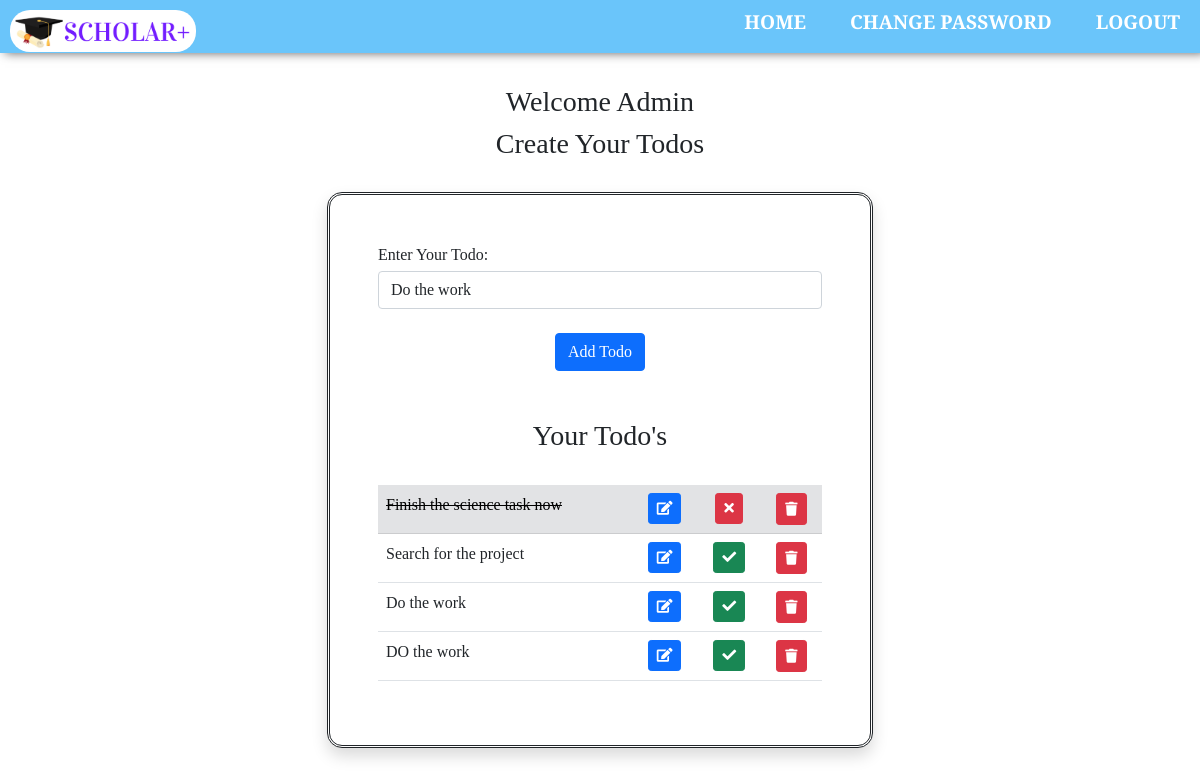
Page /edit/20 (signed in) on the committed database.
### app/models.py (models this page shows, shortened)
class todo_list(models.Model):
    user = models.ForeignKey(User, on_delete=models.CASCADE)
    desc = models.CharField(max_length=200)
    done = models.BooleanField(default=False)

### app/views.py (the view)
# urls.py: path('edit/<todo_id>', views.edit, name="edit"),
def edit(request, todo_id):
    if request.user.is_authenticated:
        if request.method == 'POST':
            user = request.user
            todo = todo_list.objects.get(pk=todo_id, user=user)
            form = Todo_Form(request.POST or None, instance=todo)
            if form.is_valid():
                form.save()
                messages.success(request, ('Todo Has Been Edited!'))
            return redirect('todo')
        else:
            user = request.user
            todo = todo_list.objects.get(pk=todo_id, user=user)
            form = Todo_Form(request.POST or None, instance=todo)
            alllist = todo_list.objects.filter(user=user)
            return render(request, 'todo.html', {'form': form, 'alllist': alllist})

### app/forms.py
class Todo_Form(forms.ModelForm):
    desc = forms.CharField(
        label='Enter Your Todo', widget=forms.TextInput(attrs={'class': 'form-control'}))
    class Meta:
        model = todo_list
        fields = ['desc']

### app/templates/todo.html (shortened to what this page needs)
{% load static %}
<!doctype html>
<html lang="en">
  <head>
    <link rel="stylesheet" href="/static/css/logincss.css">
    <link href="https://cdn.jsdelivr.net/npm/bootstrap@5.1.2/dist/css/bootstrap.min.css" rel="stylesheet">
    <link
      rel="stylesheet"
      href="https://use.fontawesome.com/releases/v5.8.1/css/all.css"
    />
  </head>
  <body>
 <div class="banner">
            <div class="navbar">
                <img src="/static/images/logo.png" class="logo">
                 <ul>
                <li><a href="{% url 'homepage' %}" style="color:white"><b>HOME</b></a></li>
                <li><a href="{% url 'changepassword' %}" style="color:white"><b>CHANGE PASSWORD</b></a></li>
                <li><a href="{% url 'logout' %}" style="color:white"><b>LOGOUT</b></a></li>
                </ul>
            </div>
{% if request.user.is_authenticated %}
<div class="container">
      <div class="row my-3">
        <div class="col-sm-6 offset-sm-3 mt-3">
        <h3 align="center">Welcome {{request.user.username|capfirst}}</h3>
        <h3 align="center">Create Your Todos</h3>
          <br />
{% endif %}
          <form action="" method="post" novalidate class="shadow p-5 mb-5"  style="border-radius:15px ; border-style:solid ; border-style: double; background-color: white" ;>
          {% for fm in form %}
              <div class="form-group mb-4">
              <div class="forlabel mb-1">
              {{fm.label_tag}}</div>{{fm}}
              </div>
            {% endfor %}
            <div class="buttonone mt-1" align="center">
            <input type="submit" value="Add Todo" class="btn btn-primary"/>
            <br />
          </form>
        <div class="newone mt-5">
        <h3 align="center">Your Todo's</h3>
          <br />
          </div>
          {% if alllist %}
          <table class="table table-hover table-light-bordered" >
          {% for todo in alllist %}
          {% if todo.done %}
            <tr class="table-secondary">
              <td class="cross_off">{{  todo.desc  }}</a></td>
              <td><center><a href="{% url 'edit' todo.id %}" class="btn btn-sm btn-primary mr-3"><i class="fas fa-edit"></i></a></center></td>
              <td><center><a href="{% url 'notdone_todo' todo.id %}" class="btn btn-sm btn-danger mr-3"><i class="fa fa-times" aria-hidden="true"></i></a></center></td>
              <td><center><a href= "{% url 'delete' todo.id %}" class="btn btn-sm btn-danger mr-3"><i class="fa fa-trash mx-0 my-1" align="center" aria-hidden="true"></i></a></center></td>
            </tr>
          {% else %}
            <tr>
              <td>{{  todo.desc  }}</a></td>
              <td><center><a href="{% url 'edit' todo.id %}" class="btn btn-sm btn-primary mr-3"><i class="fas fa-edit"></i></a></center></td>
              <td><center><a href="{% url 'done_todo' todo.id %}" class="btn btn-sm btn-success mr-3"><i class="fa fa-check" aria-hidden="true"></i></a></center></td>
              <td><center><a href= "{% url 'delete' todo.id %}" class="btn btn-sm btn-danger mr-3"><i class="fa fa-trash mx-0 my-1" align="center" aria-hidden="true"></i></a></center></td>
            </tr>
          {% endif %}
          {% endfor %}
          </table>
          {% endif %}
          </div>
          </div>
          </div>
          </div>
  </body>
</html>

### app/static/css/logincss.css (style rules this page uses)
* { margin: 0; padding: 0; font-family: 'Arvo', serif; }
.banner { width: 100%; height: 100vh; background-size: cover; background-position: center; }
.navbar { width: 100%; margin: auto; padding: 15px 0; display: flex; align-items: center; justify-content: space-between; background-color:rgb(106, 197, 250);; box-shadow: 5px 0px 10px rgb(97, 96, 96); font-family:'Times New Roman', Times, serif; height: 1.4cm; }
.logo { width: 186px; cursor: pointer; border-radius: 20px; margin-left: 10px; float: left }
.navbar ul li { list-style: none; display: inline-block; margin: 0 20px; position: relative; }
.navbar ul li a { text-decoration: none; color: rgb(255, 255, 255); text-transform: uppercase; font-size:120%; font-family:Cambria, Cochin, Georgia, Times, 'Times New Roman', serif; }
.navbar ul li::after { content: ''; height: 3px; border-radius: 3px; width: 0; background:rgb(255, 255, 255); position: absolute; left: 0; bottom: -10px; transition: 0.07s; }
* { margin: 0; padding: 0; box-sizing: border-box; font-family: 'Arvo', serif; }
body { justify-content: center; align-items: center; display: flex; background-color: rgb(255, 255, 255); background-image: linear-gradient(rgba(255, 255, 255, 0.5),rgba(255, 255, 255, 0.5)),url(/static/images/background.jpg); min-height: 100vh; background-attachment: fixed; background-size: cover; background-position: left; }
.cross_off { text-decoration: line-through; }

### rows in the picture
todo_list: form "Do the work", desc "Do the work"
todo_list: desc "Finish the science task now"
todo_list: desc "Search for the project"
todo_list: desc "DO the work"

### other values in the picture
{{ request.user.username|capfirst }} "Admin"
{{ fm.label_tag }} "Enter Your Todo:"
